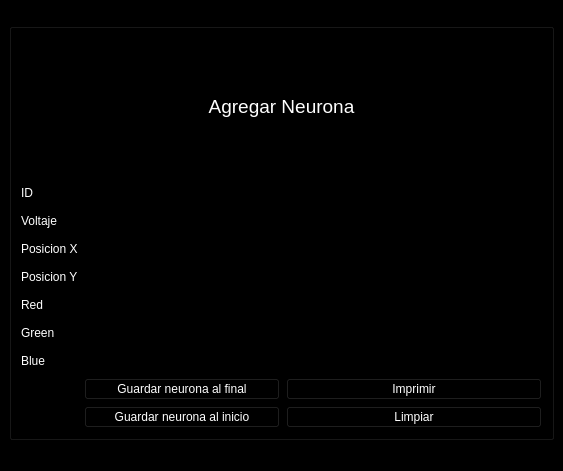
<?xml version="1.0" encoding="UTF-8"?>
<ui version="4.0">
 <class>MainWindow</class>
 <widget class="QMainWindow" name="MainWindow">
  <property name="geometry">
   <rect>
    <x>0</x>
    <y>0</y>
    <width>563</width>
    <height>471</height>
   </rect>
  </property>
  <property name="windowTitle">
   <string>MainWindow</string>
  </property>
  <property name="styleSheet">
   <string notr="true">color: rgb(0, 0, 0);
background-color: rgb(0, 0, 0);</string>
  </property>
  <widget class="QWidget" name="centralwidget">
   <layout class="QGridLayout" name="gridLayout_2">
    <item row="0" column="0">
     <widget class="QGroupBox" name="groupBox_Neurona_agregar">
      <property name="title">
       <string>GroupBox</string>
      </property>
      <layout class="QGridLayout" name="gridLayout">
       <item row="1" column="0">
        <widget class="QLabel" name="label_ID">
         <property name="text">
          <string>&lt;html&gt;&lt;head/&gt;&lt;body&gt;&lt;p&gt;&lt;span style=&quot; color:#ffffff;&quot;&gt;ID&lt;/span&gt;&lt;/p&gt;&lt;/body&gt;&lt;/html&gt;</string>
         </property>
        </widget>
       </item>
       <item row="1" column="1">
        <widget class="QLineEdit" name="leID">
         <property name="styleSheet">
          <string notr="true">color: rgb(255, 255, 255);</string>
         </property>
        </widget>
       </item>
       <item row="2" column="0">
        <widget class="QLabel" name="label_Voltaje">
         <property name="text">
          <string>&lt;html&gt;&lt;head/&gt;&lt;body&gt;&lt;p&gt;&lt;span style=&quot; color:#ffffff;&quot;&gt;Voltaje&lt;/span&gt;&lt;/p&gt;&lt;/body&gt;&lt;/html&gt;</string>
         </property>
        </widget>
       </item>
       <item row="2" column="1">
        <widget class="QLineEdit" name="levoltaje">
         <property name="styleSheet">
          <string notr="true">color: rgb(255, 255, 255);</string>
         </property>
        </widget>
       </item>
       <item row="3" column="0">
        <widget class="QLabel" name="label_X">
         <property name="text">
          <string>&lt;html&gt;&lt;head/&gt;&lt;body&gt;&lt;p&gt;&lt;span style=&quot; color:#ffffff;&quot;&gt;Posicion X&lt;/span&gt;&lt;/p&gt;&lt;/body&gt;&lt;/html&gt;</string>
         </property>
        </widget>
       </item>
       <item row="3" column="1">
        <widget class="QLineEdit" name="leX">
         <property name="styleSheet">
          <string notr="true">color: rgb(255, 255, 255);</string>
         </property>
        </widget>
       </item>
       <item row="4" column="0">
        <widget class="QLabel" name="label_Y">
         <property name="text">
          <string>&lt;html&gt;&lt;head/&gt;&lt;body&gt;&lt;p&gt;&lt;span style=&quot; color:#ffffff;&quot;&gt;Posicion Y&lt;/span&gt;&lt;/p&gt;&lt;/body&gt;&lt;/html&gt;</string>
         </property>
        </widget>
       </item>
       <item row="4" column="1">
        <widget class="QLineEdit" name="leY">
         <property name="styleSheet">
          <string notr="true">color: rgb(255, 255, 255);</string>
         </property>
        </widget>
       </item>
       <item row="5" column="0">
        <widget class="QLabel" name="label_Red">
         <property name="text">
          <string>&lt;html&gt;&lt;head/&gt;&lt;body&gt;&lt;p&gt;&lt;span style=&quot; color:#ffffff;&quot;&gt;Red &lt;/span&gt;&lt;/p&gt;&lt;/body&gt;&lt;/html&gt;</string>
         </property>
        </widget>
       </item>
       <item row="5" column="1">
        <widget class="QLineEdit" name="leRed">
         <property name="styleSheet">
          <string notr="true">color: rgb(255, 255, 255);</string>
         </property>
        </widget>
       </item>
       <item row="6" column="0">
        <widget class="QLabel" name="label_Green">
         <property name="text">
          <string>&lt;html&gt;&lt;head/&gt;&lt;body&gt;&lt;p&gt;&lt;span style=&quot; color:#ffffff;&quot;&gt;Green&lt;/span&gt;&lt;/p&gt;&lt;/body&gt;&lt;/html&gt;</string>
         </property>
        </widget>
       </item>
       <item row="6" column="1">
        <widget class="QLineEdit" name="leGreen">
         <property name="styleSheet">
          <string notr="true">color: rgb(255, 255, 255);</string>
         </property>
        </widget>
       </item>
       <item row="7" column="0">
        <widget class="QLabel" name="label_Blue">
         <property name="text">
          <string>&lt;html&gt;&lt;head/&gt;&lt;body&gt;&lt;p&gt;&lt;span style=&quot; color:#ffffff;&quot;&gt;Blue&lt;/span&gt;&lt;/p&gt;&lt;/body&gt;&lt;/html&gt;</string>
         </property>
        </widget>
       </item>
       <item row="7" column="1">
        <widget class="QLineEdit" name="leBlue">
         <property name="styleSheet">
          <string notr="true">color: rgb(255, 255, 255);</string>
         </property>
        </widget>
       </item>
       <item row="8" column="1">
        <widget class="QPushButton" name="pushButton_guardar_Final">
         <property name="palette">
          <palette>
           <active>
            <colorrole role="WindowText">
             <brush brushstyle="SolidPattern">
              <color alpha="255">
               <red>255</red>
               <green>255</green>
               <blue>255</blue>
              </color>
             </brush>
            </colorrole>
            <colorrole role="Button">
             <brush brushstyle="SolidPattern">
              <color alpha="255">
               <red>0</red>
               <green>0</green>
               <blue>0</blue>
              </color>
             </brush>
            </colorrole>
            <colorrole role="Text">
             <brush brushstyle="SolidPattern">
              <color alpha="255">
               <red>255</red>
               <green>255</green>
               <blue>255</blue>
              </color>
             </brush>
            </colorrole>
            <colorrole role="ButtonText">
             <brush brushstyle="SolidPattern">
              <color alpha="255">
               <red>255</red>
               <green>255</green>
               <blue>255</blue>
              </color>
             </brush>
            </colorrole>
            <colorrole role="Base">
             <brush brushstyle="SolidPattern">
              <color alpha="255">
               <red>0</red>
               <green>0</green>
               <blue>0</blue>
              </color>
             </brush>
            </colorrole>
            <colorrole role="Window">
             <brush brushstyle="SolidPattern">
              <color alpha="255">
               <red>0</red>
               <green>0</green>
               <blue>0</blue>
              </color>
             </brush>
            </colorrole>
            <colorrole role="PlaceholderText">
             <brush brushstyle="SolidPattern">
              <color alpha="255">
               <red>255</red>
               <green>255</green>
               <blue>255</blue>
              </color>
             </brush>
            </colorrole>
           </active>
           <inactive>
            <colorrole role="WindowText">
             <brush brushstyle="SolidPattern">
              <color alpha="255">
               <red>255</red>
               <green>255</green>
               <blue>255</blue>
              </color>
             </brush>
            </colorrole>
            <colorrole role="Button">
             <brush brushstyle="SolidPattern">
              <color alpha="255">
               <red>0</red>
               <green>0</green>
               <blue>0</blue>
              </color>
             </brush>
            </colorrole>
            <colorrole role="Text">
             <brush brushstyle="SolidPattern">
              <color alpha="255">
               <red>255</red>
               <green>255</green>
               <blue>255</blue>
              </color>
             </brush>
            </colorrole>
            <colorrole role="ButtonText">
             <brush brushstyle="SolidPattern">
              <color alpha="255">
               <red>255</red>
               <green>255</green>
               <blue>255</blue>
              </color>
             </brush>
            </colorrole>
            <colorrole role="Base">
             <brush brushstyle="SolidPattern">
              <color alpha="255">
               <red>0</red>
               <green>0</green>
               <blue>0</blue>
              </color>
             </brush>
            </colorrole>
            <colorrole role="Window">
             <brush brushstyle="SolidPattern">
              <color alpha="255">
               <red>0</red>
               <green>0</green>
               <blue>0</blue>
              </color>
             </brush>
            </colorrole>
            <colorrole role="PlaceholderText">
             <brush brushstyle="SolidPattern">
              <color alpha="255">
               <red>255</red>
               <green>255</green>
               <blue>255</blue>
              </color>
             </brush>
            </colorrole>
           </inactive>
           <disabled>
            <colorrole role="WindowText">
             <brush brushstyle="SolidPattern">
              <color alpha="255">
               <red>255</red>
               <green>255</green>
               <blue>255</blue>
              </color>
             </brush>
            </colorrole>
            <colorrole role="Button">
             <brush brushstyle="SolidPattern">
              <color alpha="255">
               <red>0</red>
               <green>0</green>
               <blue>0</blue>
              </color>
             </brush>
            </colorrole>
            <colorrole role="Text">
             <brush brushstyle="SolidPattern">
              <color alpha="255">
               <red>255</red>
               <green>255</green>
               <blue>255</blue>
              </color>
             </brush>
            </colorrole>
            <colorrole role="ButtonText">
             <brush brushstyle="SolidPattern">
              <color alpha="255">
               <red>255</red>
               <green>255</green>
               <blue>255</blue>
              </color>
             </brush>
            </colorrole>
            <colorrole role="Base">
             <brush brushstyle="SolidPattern">
              <color alpha="255">
               <red>0</red>
               <green>0</green>
               <blue>0</blue>
              </color>
             </brush>
            </colorrole>
            <colorrole role="Window">
             <brush brushstyle="SolidPattern">
              <color alpha="255">
               <red>0</red>
               <green>0</green>
               <blue>0</blue>
              </color>
             </brush>
            </colorrole>
            <colorrole role="PlaceholderText">
             <brush brushstyle="SolidPattern">
              <color alpha="255">
               <red>255</red>
               <green>255</green>
               <blue>255</blue>
              </color>
             </brush>
            </colorrole>
           </disabled>
          </palette>
         </property>
         <property name="mouseTracking">
          <bool>false</bool>
         </property>
         <property name="styleSheet">
          <string notr="true">color: rgb(255, 255, 255);
border-color: rgb(255, 255, 255);</string>
         </property>
         <property name="text">
          <string>Guardar neurona al final</string>
         </property>
         <property name="checkable">
          <bool>false</bool>
         </property>
        </widget>
       </item>
       <item row="9" column="1">
        <widget class="QPushButton" name="pushButton_guardar_Inicio">
         <property name="styleSheet">
          <string notr="true">color: rgb(255, 255, 255);
border-color: rgb(255, 255, 255);</string>
         </property>
         <property name="text">
          <string>Guardar neurona al inicio</string>
         </property>
        </widget>
       </item>
       <item row="0" column="0" colspan="3">
        <widget class="QLabel" name="label_Titulo_Agregar_Neurona">
         <property name="styleSheet">
          <string notr="true">color: rgb(255, 255, 255);</string>
         </property>
         <property name="text">
          <string>&lt;html&gt;&lt;head/&gt;&lt;body&gt;&lt;p align=&quot;center&quot;&gt;&lt;span style=&quot; font-size:14pt;&quot;&gt;Agregar Neurona&lt;/span&gt;&lt;/p&gt;&lt;/body&gt;&lt;/html&gt;</string>
         </property>
        </widget>
       </item>
       <item row="1" column="2" rowspan="7">
        <widget class="QPlainTextEdit" name="plainTextEdit_imprimir">
         <property name="styleSheet">
          <string notr="true">color: rgb(255, 255, 255);</string>
         </property>
        </widget>
       </item>
       <item row="8" column="2">
        <widget class="QPushButton" name="pushButton_Imprimir">
         <property name="styleSheet">
          <string notr="true">color: rgb(255, 255, 255);
border-color: rgb(255, 255, 255);</string>
         </property>
         <property name="text">
          <string>Imprimir</string>
         </property>
        </widget>
       </item>
       <item row="9" column="2">
        <widget class="QPushButton" name="pushButton">
         <property name="styleSheet">
          <string notr="true">color: rgb(255, 255, 255);</string>
         </property>
         <property name="text">
          <string>Limpiar</string>
         </property>
        </widget>
       </item>
      </layout>
     </widget>
    </item>
   </layout>
  </widget>
  <widget class="QMenuBar" name="menubar">
   <property name="geometry">
    <rect>
     <x>0</x>
     <y>0</y>
     <width>563</width>
     <height>25</height>
    </rect>
   </property>
  </widget>
  <widget class="QStatusBar" name="statusbar"/>
 </widget>
 <resources/>
 <connections/>
</ui>
